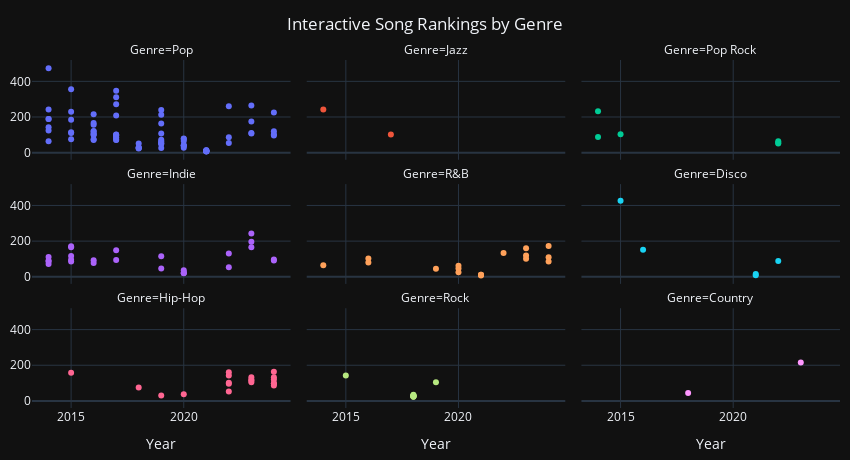

The code cell stored with this chart in its notebook:
### Code cell
import plotly.express as px

# Create a scatter plot with facet rows and dark mode
fig = px.scatter(genre_mood, 
                 x='year', 
                 y='play_count', 
                 color='Genre', 
                 hover_name='song', 
                 title='Interactive Song Rankings by Genre',
                 labels={'play_count': 'Play Count', 'year': 'Year'},
                 facet_col='Genre',  # For faceting by Genre
                 facet_col_wrap=3)   # This will split into 3 columns

# Apply dark mode and adjust layout
fig.update_layout(
    template='plotly_dark',  # Apply dark mode
    title={'text': 'Interactive Song Rankings by Genre', 'x': 0.5},  # Center the title
    showlegend=False,  # Hide the legend
    height=460,  # Adjust height if necessary
    width=850,  # Adjust width for better layout (wider layout for 3 columns)
    margin=dict(t=60, b=10, l=10, r=10),  
)

# Remove y-axis titles for all facets
fig.update_yaxes(title=None)

fig.write_html("./static/charts/song_ranking_genre.html")

fig.show()

### Figure 1 — Plotly figure (JSON) as saved in the notebook; plotly's stock layout.template omitted (floating-point values rounded to 4 significant figures)
{"data": [{"hovertemplate": "<b>%{hovertext}</b><br><br>Genre=Pop<br>Year=%{x}<br>Play Count=%{y}<extra></extra>", "hovertext": ["Thinking out Loud", "Happy Little Pill", "How Long Will I Love You", "Try", "Chandelier", "Not a Bad Thing", "Another Love", "Thank You", "Lost Stars", "Like I'm Gonna Lose You", "Imagine", "Habits (Stay High)", "I Wanna Go", "Same Old Love", "Unapologetic Bitch", "Hymn for the Weekend", "NO", "Flawless", "Lost Stars", "Send My Love", "i hate u, i love u", "Fuck You", "7-Nov", "Issues", "I Don't Wanna Live Forever", "Bad Things", "All Time Low", "Shape of You", "You're Not There", "Say You Won't Let Go", "Scars To Your Beautiful", "Million Reasons", "Try", "Everyday", "Empty", "Sorry Not Sorry", "Stressed Out", "Most Girls", "Praying", "Run the World (Girls)", "Anxiety", "7 rings", "Woke Up Late", "Never Seen the Rain", "Work from Home", "Motivation", "Mother's Daughter", "Layar Impian", "If the World Was Ending", "Patah Seribu", "Little Things", "Hey Ya!", "If the World Was Ending", "Cinta Luar Biasa", "Surrender", "Rare", "Halo", "Sorry Not Sorry", "The Middle", "no tears left to cry", "Never Really Over", "2002", "thank u, next", "Lonely", "Chi se ne frega", "I Don't Care", "Dancing With A Stranger", "Unholy", "Sorang", "Fuck You", "Sial", "Ke Hujung Dunia", "Hasrat", "Another Love", "Cinta Tak Pernah Tepat Waktu", "best side", "Jiwa Yang Bersedih", "Takkan Berpaling DariMu"], "legendgroup": "Pop", "marker": {"color": "#636efa", "symbol": "circle"}, "mode": "markers", "name": "Pop", "orientation": "v", "showlegend": true, "type": "scatter", "x": [2014, 2014, 2014, 2014, 2014, 2014, 2014, 2015, 2015, 2015, 2015, 2015, 2015, 2016, 2016, 2016, 2016, 2016, 2016, 2016, 2016, 2016, 2016, 2017, 2017, 2017, 2017, 2017, 2017, 2017, 2017, 2017, 2017, 2017, 2017, 2018, 2018, 2018, 2018, 2018, 2019, 2019, 2019, 2019, 2019, 2019, 2019, 2019, 2019, 2019, 2020, 2020, 2020, 2020, 2020, 2020, 2020, 2021, 2021, 2021, 2021, 2021, 2021, 2021, 2021, 2021, 2021, 2022, 2022, 2022, 2023, 2023, 2023, 2023, 2024, 2024, 2024, 2024], "xaxis": "x7", "y": [473, 242, 189, 189, 142, 125, 64, 355, 230, 185, 115, 111, 75, 216, 167, 157, 121, 119, 107, 100, 100, 75, 71, 347, 311, 272, 208, 102, 100, 97, 94, 84, 84, 72, 71, 52, 31, 26, 26, 24, 240, 212, 164, 108, 72, 64, 56, 52, 48, 26, 80, 76, 65, 41, 41, 38, 27, 13, 13, 11, 10, 9, 9, 8, 8, 8, 7, 261, 87, 54, 264, 175, 110, 107, 225, 120, 104, 97], "yaxis": "y7"}, {"hovertemplate": "<b>%{hovertext}</b><br><br>Genre=Jazz<br>Year=%{x}<br>Play Count=%{y}<extra></extra>", "hovertext": ["Come Away With Me", "Come Away With Me"], "legendgroup": "Jazz", "marker": {"color": "#EF553B", "symbol": "circle"}, "mode": "markers", "name": "Jazz", "orientation": "v", "showlegend": true, "type": "scatter", "x": [2014, 2017], "xaxis": "x8", "y": [242, 102], "yaxis": "y8"}, {"hovertemplate": "<b>%{hovertext}</b><br><br>Genre=Pop Rock<br>Year=%{x}<br>Play Count=%{y}<extra></extra>", "hovertext": ["Superheroes", "Life's For The Living", "Kiss Me", "I Ain't Worried", "Sedang Ingin Bercinta", "Anti-Hero"], "legendgroup": "Pop Rock", "marker": {"color": "#00cc96", "symbol": "circle"}, "mode": "markers", "name": "Pop Rock", "orientation": "v", "showlegend": true, "type": "scatter", "x": [2014, 2014, 2015, 2022, 2022, 2022], "xaxis": "x9", "y": [232, 88, 103, 64, 55, 52], "yaxis": "y9"}, {"hovertemplate": "<b>%{hovertext}</b><br><br>Genre=Indie<br>Year=%{x}<br>Play Count=%{y}<extra></extra>", "hovertext": ["You're So Fine", "Cool Kids", "Rude", "Young And Beautiful", "Take Me to Church", "Backpacking Around Europe", "Somebody That I Used To Know", "Lights And Camera", "After Midnight", "Lost Boy", "Too Close", "Pulang", "Weak", "Lelaki", "Take Me to Church", "Love On The Brain", "Same Ol Mistakes", "Needed Me", "Close To You", "Until I Found You", "INDUSTRY BABY", "La Vie En Rose", "Until I Found You", "Blue", "Too Sweet", "Work Song"], "legendgroup": "Indie", "marker": {"color": "#ab63fa", "symbol": "circle"}, "mode": "markers", "name": "Indie", "orientation": "v", "showlegend": true, "type": "scatter", "x": [2014, 2014, 2014, 2014, 2015, 2015, 2015, 2015, 2015, 2016, 2016, 2017, 2017, 2019, 2019, 2020, 2020, 2020, 2020, 2022, 2022, 2023, 2023, 2023, 2024, 2024], "xaxis": "x4", "y": [111, 89, 89, 72, 171, 165, 116, 96, 86, 93, 78, 149, 94, 115, 47, 37, 22, 21, 20, 131, 54, 243, 197, 165, 97, 92], "yaxis": "y4"}, {"hovertemplate": "<b>%{hovertext}</b><br><br>Genre=R&B<br>Year=%{x}<br>Play Count=%{y}<extra></extra>", "hovertext": ["Musician", "Crush", "Cater 2 U", "Cater 2 U", "BROWN SKIN GIRL", "Higher", "Kiss It Better", "Love On Top", "Irreplaceable", "Dance for You", "Calm Down", "Heartbreak Anniversary", "Touch My Body", "Budapest", "Nobody Gets Me", "Touch My Body", "R.E.M"], "legendgroup": "R&B", "marker": {"color": "#FFA15A", "symbol": "circle"}, "mode": "markers", "name": "R&B", "orientation": "v", "showlegend": true, "type": "scatter", "x": [2014, 2016, 2016, 2019, 2020, 2020, 2020, 2021, 2021, 2021, 2022, 2023, 2023, 2023, 2024, 2024, 2024], "xaxis": "x5", "y": [65, 103, 80, 45, 62, 46, 25, 12, 11, 7, 133, 160, 119, 101, 173, 109, 86], "yaxis": "y5"}, {"hovertemplate": "<b>%{hovertext}</b><br><br>Genre=Disco<br>Year=%{x}<br>Play Count=%{y}<extra></extra>", "hovertext": ["How Deep Is Your Love", "How Deep Is Your Love", "Rain On Me", "Don't Start Now", "CUFF IT"], "legendgroup": "Disco", "marker": {"color": "#19d3f3", "symbol": "circle"}, "mode": "markers", "name": "Disco", "orientation": "v", "showlegend": true, "type": "scatter", "x": [2015, 2016, 2021, 2021, 2022], "xaxis": "x6", "y": [426, 151, 16, 9, 88], "yaxis": "y6"}, {"hovertemplate": "<b>%{hovertext}</b><br><br>Genre=Hip-Hop<br>Year=%{x}<br>Play Count=%{y}<extra></extra>", "hovertext": ["Cleanin' Out My Closet", "Let You Down", "Cleanin' Out My Closet", "Cleanin' Out My Closet", "Rembau Most Wanted", "Bodak Yellow", "SWIPE", "RING RING", "Super Freaky Girl", "Malampagi", "Satu Malam Di Temasek", "Sakit", "Rich Flex", "redrum", "TGIF", "Homecoming", "HIND'S HALL", "Mamushi", "Players"], "legendgroup": "Hip-Hop", "marker": {"color": "#FF6692", "symbol": "circle"}, "mode": "markers", "name": "Hip-Hop", "orientation": "v", "showlegend": true, "type": "scatter", "x": [2015, 2018, 2019, 2020, 2022, 2022, 2022, 2022, 2022, 2023, 2023, 2023, 2023, 2024, 2024, 2024, 2024, 2024, 2024], "xaxis": "x", "y": [158, 75, 31, 38, 161, 142, 102, 96, 53, 133, 119, 114, 105, 164, 133, 120, 99, 97, 86], "yaxis": "y"}, {"hovertemplate": "<b>%{hovertext}</b><br><br>Genre=Rock<br>Year=%{x}<br>Play Count=%{y}<extra></extra>", "hovertext": ["Mad World", "Somebody To Love", "Another One Bites The Dust", "Under Pressure", "Don't Stop Me Now", "Bohemian Rhapsody", "I Want To Break Free", "Killer Queen", "Crazy Little Thing Called Love", "Somebody To Love"], "legendgroup": "Rock", "marker": {"color": "#B6E880", "symbol": "circle"}, "mode": "markers", "name": "Rock", "orientation": "v", "showlegend": true, "type": "scatter", "x": [2015, 2018, 2018, 2018, 2018, 2018, 2018, 2018, 2018, 2019], "xaxis": "x2", "y": [142, 35, 31, 29, 28, 27, 25, 25, 24, 105], "yaxis": "y2"}, {"hovertemplate": "<b>%{hovertext}</b><br><br>Genre=Country<br>Year=%{x}<br>Play Count=%{y}<extra></extra>", "hovertext": ["Meant to Be", "Unchained Melody"], "legendgroup": "Country", "marker": {"color": "#FF97FF", "symbol": "circle"}, "mode": "markers", "name": "Country", "orientation": "v", "showlegend": true, "type": "scatter", "x": [2018, 2023], "xaxis": "x3", "y": [45, 216], "yaxis": "y3"}], "layout": {"annotations": [{"font": {}, "showarrow": false, "text": "Genre=Hip-Hop", "x": 0.16, "xanchor": "center", "xref": "paper", "y": 0.2867, "yanchor": "bottom", "yref": "paper"}, {"font": {}, "showarrow": false, "text": "Genre=Rock", "x": 0.5, "xanchor": "center", "xref": "paper", "y": 0.2867, "yanchor": "bottom", "yref": "paper"}, {"font": {}, "showarrow": false, "text": "Genre=Country", "x": 0.84, "xanchor": "center", "xref": "paper", "y": 0.2867, "yanchor": "bottom", "yref": "paper"}, {"font": {}, "showarrow": false, "text": "Genre=Indie", "x": 0.16, "xanchor": "center", "xref": "paper", "y": 0.6433, "yanchor": "bottom", "yref": "paper"}, {"font": {}, "showarrow": false, "text": "Genre=R&B", "x": 0.5, "xanchor": "center", "xref": "paper", "y": 0.6433, "yanchor": "bottom", "yref": "paper"}, {"font": {}, "showarrow": false, "text": "Genre=Disco", "x": 0.84, "xanchor": "center", "xref": "paper", "y": 0.6433, "yanchor": "bottom", "yref": "paper"}, {"font": {}, "showarrow": false, "text": "Genre=Pop", "x": 0.16, "xanchor": "center", "xref": "paper", "y": 1.0, "yanchor": "bottom", "yref": "paper"}, {"font": {}, "showarrow": false, "text": "Genre=Jazz", "x": 0.5, "xanchor": "center", "xref": "paper", "y": 1.0, "yanchor": "bottom", "yref": "paper"}, {"font": {}, "showarrow": false, "text": "Genre=Pop Rock", "x": 0.84, "xanchor": "center", "xref": "paper", "y": 1.0, "yanchor": "bottom", "yref": "paper"}], "height": 460, "legend": {"title": {"text": "Genre"}, "tracegroupgap": 0}, "margin": {"b": 10, "l": 10, "r": 10, "t": 60}, "showlegend": false, "title": {"text": "Interactive Song Rankings by Genre", "x": 0.5}, "width": 850, "xaxis": {"anchor": "y", "domain": [0, 0.32], "title": {"text": "Year"}}, "xaxis2": {"anchor": "y2", "domain": [0.34, 0.66], "matches": "x", "title": {"text": "Year"}}, "xaxis3": {"anchor": "y3", "domain": [0.68, 1.0], "matches": "x", "title": {"text": "Year"}}, "xaxis4": {"anchor": "y4", "domain": [0, 0.32], "matches": "x", "showticklabels": false}, "xaxis5": {"anchor": "y5", "domain": [0.34, 0.66], "matches": "x", "showticklabels": false}, "xaxis6": {"anchor": "y6", "domain": [0.68, 1.0], "matches": "x", "showticklabels": false}, "xaxis7": {"anchor": "y7", "domain": [0, 0.32], "matches": "x", "showticklabels": false}, "xaxis8": {"anchor": "y8", "domain": [0.34, 0.66], "matches": "x", "showticklabels": false}, "xaxis9": {"anchor": "y9", "domain": [0.68, 1.0], "matches": "x", "showticklabels": false}, "yaxis": {"anchor": "x", "domain": [0, 0.2867], "title": {}}, "yaxis2": {"anchor": "x2", "domain": [0, 0.2867], "matches": "y", "showticklabels": false, "title": {}}, "yaxis3": {"anchor": "x3", "domain": [0, 0.2867], "matches": "y", "showticklabels": false, "title": {}}, "yaxis4": {"anchor": "x4", "domain": [0.3567, 0.6433], "matches": "y", "title": {}}, "yaxis5": {"anchor": "x5", "domain": [0.3567, 0.6433], "matches": "y", "showticklabels": false, "title": {}}, "yaxis6": {"anchor": "x6", "domain": [0.3567, 0.6433], "matches": "y", "showticklabels": false, "title": {}}, "yaxis7": {"anchor": "x7", "domain": [0.7133, 1.0], "matches": "y", "title": {}}, "yaxis8": {"anchor": "x8", "domain": [0.7133, 1.0], "matches": "y", "showticklabels": false, "title": {}}, "yaxis9": {"anchor": "x9", "domain": [0.7133, 1.0], "matches": "y", "showticklabels": false, "title": {}}}}
